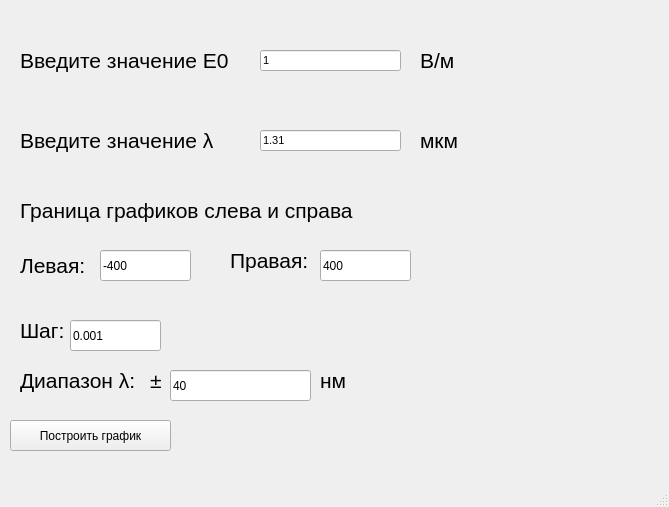
<?xml version="1.0" encoding="UTF-8"?>
<ui version="4.0">
 <class>MainWindow</class>
 <widget class="QMainWindow" name="MainWindow">
  <property name="geometry">
   <rect>
    <x>0</x>
    <y>0</y>
    <width>669</width>
    <height>507</height>
   </rect>
  </property>
  <property name="windowTitle">
   <string>MainWindow</string>
  </property>
  <widget class="QWidget" name="centralwidget">
   <widget class="QLabel" name="label_1">
    <property name="geometry">
     <rect>
      <x>20</x>
      <y>20</y>
      <width>211</width>
      <height>81</height>
     </rect>
    </property>
    <property name="font">
     <font>
      <pointsize>16</pointsize>
     </font>
    </property>
    <property name="text">
     <string>Введите значение E0</string>
    </property>
   </widget>
   <widget class="QLabel" name="label_2">
    <property name="geometry">
     <rect>
      <x>20</x>
      <y>100</y>
      <width>211</width>
      <height>81</height>
     </rect>
    </property>
    <property name="font">
     <font>
      <pointsize>16</pointsize>
     </font>
    </property>
    <property name="text">
     <string>Введите значение λ</string>
    </property>
   </widget>
   <widget class="QLabel" name="label_3">
    <property name="geometry">
     <rect>
      <x>20</x>
      <y>170</y>
      <width>341</width>
      <height>81</height>
     </rect>
    </property>
    <property name="font">
     <font>
      <pointsize>16</pointsize>
     </font>
    </property>
    <property name="text">
     <string>Граница графиков слева и справа</string>
    </property>
   </widget>
   <widget class="QLineEdit" name="lineEdit_1">
    <property name="geometry">
     <rect>
      <x>260</x>
      <y>50</y>
      <width>141</width>
      <height>21</height>
     </rect>
    </property>
    <property name="font">
     <font>
      <pointsize>8</pointsize>
     </font>
    </property>
    <property name="text">
     <string>1</string>
    </property>
   </widget>
   <widget class="QLineEdit" name="lineEdit_2">
    <property name="geometry">
     <rect>
      <x>260</x>
      <y>130</y>
      <width>141</width>
      <height>21</height>
     </rect>
    </property>
    <property name="font">
     <font>
      <pointsize>8</pointsize>
     </font>
    </property>
    <property name="text">
     <string>1.31</string>
    </property>
   </widget>
   <widget class="QLabel" name="label_4">
    <property name="geometry">
     <rect>
      <x>420</x>
      <y>20</y>
      <width>41</width>
      <height>81</height>
     </rect>
    </property>
    <property name="font">
     <font>
      <pointsize>16</pointsize>
     </font>
    </property>
    <property name="text">
     <string>В/м</string>
    </property>
   </widget>
   <widget class="QLabel" name="label_5">
    <property name="geometry">
     <rect>
      <x>420</x>
      <y>100</y>
      <width>41</width>
      <height>81</height>
     </rect>
    </property>
    <property name="font">
     <font>
      <pointsize>16</pointsize>
     </font>
    </property>
    <property name="text">
     <string>мкм</string>
    </property>
   </widget>
   <widget class="QLabel" name="label_6">
    <property name="geometry">
     <rect>
      <x>20</x>
      <y>230</y>
      <width>141</width>
      <height>71</height>
     </rect>
    </property>
    <property name="font">
     <font>
      <pointsize>16</pointsize>
     </font>
    </property>
    <property name="text">
     <string>Левая:</string>
    </property>
   </widget>
   <widget class="QLabel" name="label_7">
    <property name="geometry">
     <rect>
      <x>230</x>
      <y>220</y>
      <width>111</width>
      <height>81</height>
     </rect>
    </property>
    <property name="font">
     <font>
      <pointsize>16</pointsize>
     </font>
    </property>
    <property name="text">
     <string>Правая:</string>
    </property>
   </widget>
   <widget class="QLineEdit" name="lineEdit_4">
    <property name="enabled">
     <bool>true</bool>
    </property>
    <property name="geometry">
     <rect>
      <x>320</x>
      <y>250</y>
      <width>91</width>
      <height>31</height>
     </rect>
    </property>
    <property name="text">
     <string>400</string>
    </property>
   </widget>
   <widget class="QLabel" name="label_8">
    <property name="geometry">
     <rect>
      <x>20</x>
      <y>290</y>
      <width>51</width>
      <height>81</height>
     </rect>
    </property>
    <property name="font">
     <font>
      <pointsize>16</pointsize>
     </font>
    </property>
    <property name="text">
     <string>Шаг:</string>
    </property>
   </widget>
   <widget class="QLineEdit" name="lineEdit_5">
    <property name="geometry">
     <rect>
      <x>70</x>
      <y>320</y>
      <width>91</width>
      <height>31</height>
     </rect>
    </property>
    <property name="text">
     <string>0.001</string>
    </property>
   </widget>
   <widget class="QPushButton" name="pushButton">
    <property name="geometry">
     <rect>
      <x>10</x>
      <y>420</y>
      <width>161</width>
      <height>31</height>
     </rect>
    </property>
    <property name="text">
     <string>Построить график</string>
    </property>
   </widget>
   <widget class="QLineEdit" name="lineEdit_3">
    <property name="enabled">
     <bool>true</bool>
    </property>
    <property name="geometry">
     <rect>
      <x>100</x>
      <y>250</y>
      <width>91</width>
      <height>31</height>
     </rect>
    </property>
    <property name="acceptDrops">
     <bool>true</bool>
    </property>
    <property name="text">
     <string>-400</string>
    </property>
   </widget>
   <widget class="QLineEdit" name="lineEdit_6">
    <property name="geometry">
     <rect>
      <x>170</x>
      <y>370</y>
      <width>141</width>
      <height>31</height>
     </rect>
    </property>
    <property name="text">
     <string>40</string>
    </property>
   </widget>
   <widget class="QLabel" name="label_9">
    <property name="geometry">
     <rect>
      <x>20</x>
      <y>340</y>
      <width>141</width>
      <height>81</height>
     </rect>
    </property>
    <property name="font">
     <font>
      <pointsize>16</pointsize>
     </font>
    </property>
    <property name="text">
     <string>Диапазон λ:</string>
    </property>
   </widget>
   <widget class="QLabel" name="label_10">
    <property name="geometry">
     <rect>
      <x>320</x>
      <y>340</y>
      <width>41</width>
      <height>81</height>
     </rect>
    </property>
    <property name="font">
     <font>
      <pointsize>16</pointsize>
     </font>
    </property>
    <property name="text">
     <string>нм</string>
    </property>
   </widget>
   <widget class="QLabel" name="label_11">
    <property name="geometry">
     <rect>
      <x>150</x>
      <y>340</y>
      <width>41</width>
      <height>81</height>
     </rect>
    </property>
    <property name="font">
     <font>
      <pointsize>16</pointsize>
     </font>
    </property>
    <property name="text">
     <string>±</string>
    </property>
   </widget>
  </widget>
  <widget class="QMenuBar" name="menubar">
   <property name="geometry">
    <rect>
     <x>0</x>
     <y>0</y>
     <width>669</width>
     <height>21</height>
    </rect>
   </property>
  </widget>
  <widget class="QStatusBar" name="statusbar"/>
 </widget>
 <resources/>
 <connections/>
</ui>
